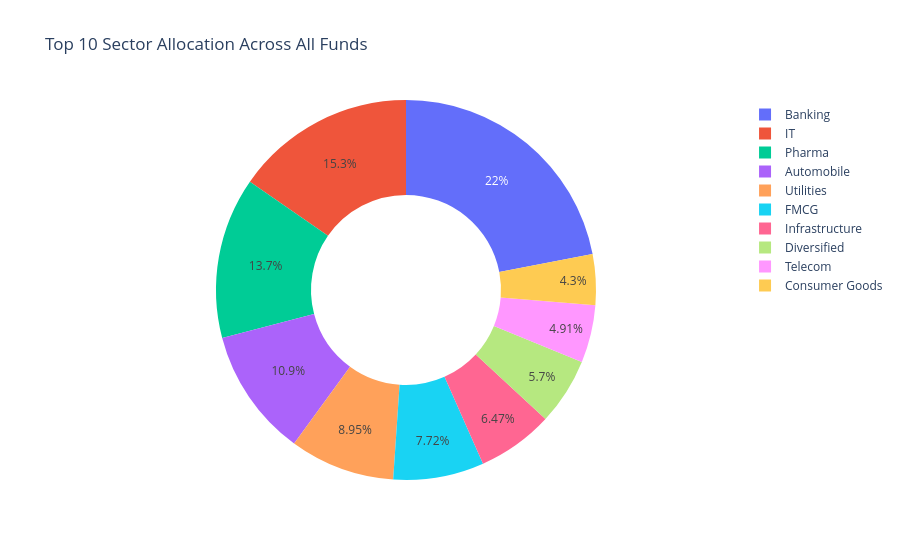

This figure's notebook cell:
### Markdown cell above
## 9. Sector Allocation Donut Chart
Aggregate sector weights from portfolio holdings.

### Code cell
df_holdings = pd.read_csv(os.path.join(processed_dir, 'day2_09_portfolio_holdings_cleaning.csv'))
sector_weights = df_holdings.groupby('sector')['weight_pct'].sum().sort_values(ascending=False).head(10)

fig_donut = px.pie(values=sector_weights.values, names=sector_weights.index, 
                   title='Top 10 Sector Allocation Across All Funds', hole=0.5)
fig_donut.show()
fig_donut.write_image(os.path.join(chart_export_dir, "12_sector_donut.png"))

### Figure 1 — Plotly figure (JSON) as saved in the notebook; plotly's stock layout.template omitted (floating-point values rounded to 4 significant figures)
{"data": [{"domain": {"x": [0.0, 1.0], "y": [0.0, 1.0]}, "hole": 0.5, "hovertemplate": "label=%{label}<br>value=%{value}<extra></extra>", "labels": ["Banking", "IT", "Pharma", "Automobile", "Utilities", "FMCG", "Infrastructure", "Diversified", "Telecom", "Consumer Goods"], "legendgroup": "", "name": "", "showlegend": true, "type": "pie", "values": [652.3, 455.5, 407.4, 323.6, 265.5, 229.1, 192.2, 169.2, 145.6, 127.6]}], "layout": {"legend": {"tracegroupgap": 0}, "title": {"text": "Top 10 Sector Allocation Across All Funds"}}}
